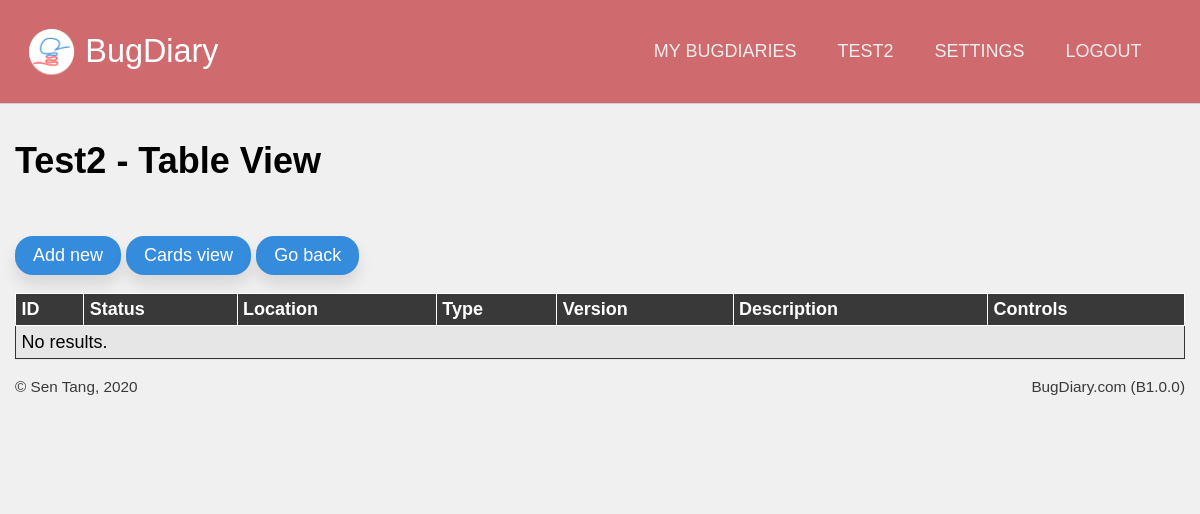
/projects/view_tables/HuvRyV2J2dMRFYpoUJ3huz (signed in), run on an earlier commit of the app's database.
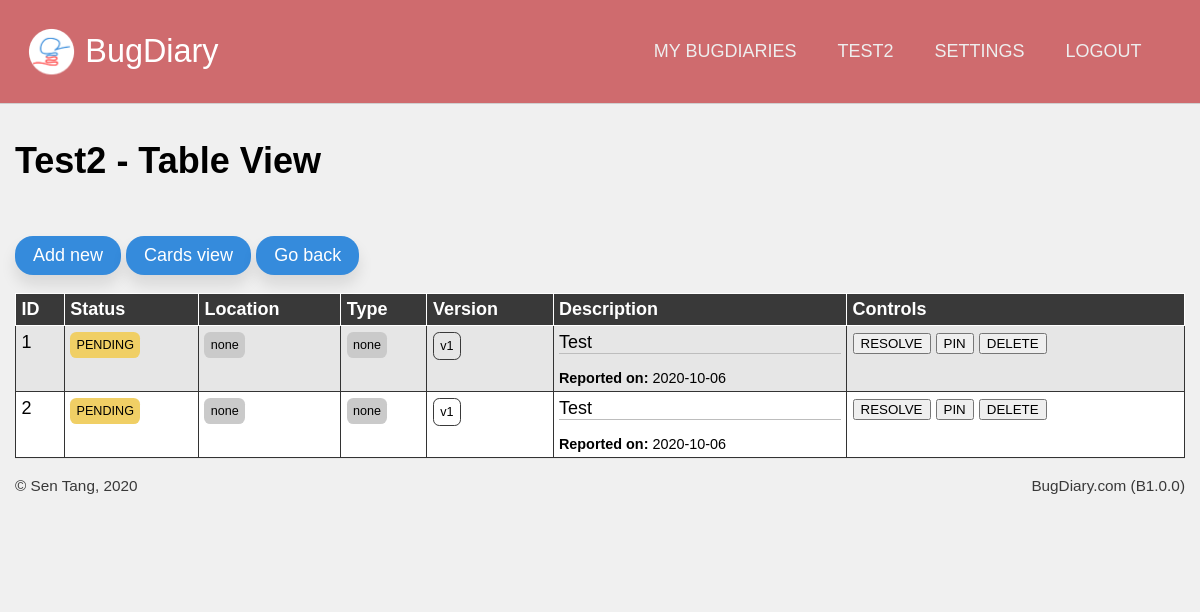
And on a later commit of the database.
### application/models.py (models this page shows, shortened)
class Projects(db.Model):
    id  = db.Column(db.Integer, primary_key = True, nullable = False)
    url = db.Column(db.String(22), index = True, unique = True, nullable = False)
    name = db.Column(db.String(100), nullable = False)
    description = db.Column(db.Text, nullable = False)
    creation_date = db.Column(db.DateTime, index = True, nullable = False)
    expiry_date = db.Column(db.DateTime, index = True, nullable = False)
    status = db.Column(db.String(10), nullable = False)
    access_code = db.Column(db.String(50), nullable = True)
    last_activity = db.Column(db.DateTime(), default = dt.datetime.now())
    memo = db.Column(db.String(500), default = "Post a memo here!")
    owner = db.Column(db.Integer, db.ForeignKey('users.id')) #linked
    bugs = db.relationship('Bugs', backref = 'containing_project', cascade = "all,delete")
    locations = db.relationship('Project_bug_locations', backref = 'locations_in', cascade = "all,delete")
    types = db.relationship('Project_bug_types', backref = 'types_in', cascade = "all,delete")
    settings = db.relationship('Project_settings', backref = 'settings_for', cascade = "all,delete", uselist = False)
    blog_posts = db.relationship('Blog_posts', backref= 'post_target', cascade = "all,delete")

class Bugs(db.Model):
    id = db.Column(db.Integer, primary_key = True)
    ref_id = db.Column(db.Integer)
    details = db.Column(db.Text)
    author = db.Column(db.String(100))
    author_email = db.Column(db.String(100))
    status = db.Column(db.String(20))
    version = db.Column(db.String(20), index = True)
    report_date = db.Column(db.DateTime, index = True, default = dt.datetime.now())
    resolve_date = db.Column(db.DateTime, default = None)
    project = db.Column(db.Integer, db.ForeignKey('projects.id')) #linked
    bug_location = db.Column(db.Integer, db.ForeignKey('project_bug_locations.id')) #linked
    bug_type = db.Column(db.Integer, db.ForeignKey('project_bug_types.id')) #linked
    comments = db.relationship('Bug_comments', backref = "comment_target")

### application/projects/views.py (the view, shortened to what this page needs)
@projects.route('/view_<string:view_type>/<string:project_url>', methods = ['get', 'post'])
@login_required
def view_bugs(view_type, project_url):
    target_project = Projects.query.filter_by(url = project_url).first()
    form = manage_card_form()
    all_bugs = Bugs.query.filter_by(project = target_project.id)
    if not request.args.get('showResolved') and not request.args.get('showDeleted'):
        all_bugs = all_bugs.filter(Bugs.status == "PENDING")
    elif request.args.get('showResolved') and not request.args.get('showDeleted'):
        all_bugs = all_bugs.filter((Bugs.status == "PENDING") | (Bugs.status == "RESOLVED"))
    elif not request.args.get('showResolved') and request.args.get('showDeleted'):
        all_bugs = all_bugs.filter((Bugs.status == "PENDING") | (Bugs.status == "DELETED"))
    if view_type == "tables":
        return render_template('view_tables.html', project = target_project, bug_list = all_bugs if all_bugs.count() != 0 else None, form = form)
    elif view_type == "cards":
        return render_template('view_cards.html', project = target_project, bug_list = all_bugs if all_bugs.count() != 0 else None, form = form)

### application/models.py (called while the page is built)
@login_manager.user_loader
def load_user(user_id):
    return Users.query.get(user_id)

### application/projects/templates/projects/view_tables.html (shortened to what this page needs)
{% extends 'confined.html' %}
{% import 'macros.html' as macros %}
{% import 'macros.html' as macros %}
{% block custom_nav %}
{{ macros.project_nav(project) }}
{% endblock %}
{% block main %}
<h1>{{ project.name }} - Table View</h1>
  <a href="{{ url_for('projects.report', project_url = project.url) }}" class="button-secondary rounded shadowed">Add new</a>
  <a href="{{ url_for('projects.view_bugs', project_url = project.url, view_type = 'cards') }}" class="button-secondary rounded shadowed">Cards view</a>
  <a href="{{ url_for('projects.dashboard', project_url = project.url) }}" class="button-secondary rounded shadowed">Go back</a>
<div>
  <table>
    <thead>
      <th>ID</th>
      <th>Status</th>
      <th>Location</th>
      <th>Type</th>
      <th>Version</th>
      <th>Description</th>
      <th>Controls</th>
    </thead>
    {% if bug_list != None %}
    {% for bug in bug_list %}
      {{ macros.bug_row(bug, True) }}
    {% endfor %}
    {% else %}
    <td colspan="7">
      No results.
    </td>
    {% endif %}
  </table>
</div>
{% endblock %}

### application/templates/confined.html (shortened to what this page needs)
{% extends "base.html" %}
{% block templateMain %}
<main class="confined">
  {% block main %}
  {% endblock %}
</main>
{% endblock %}

### application/templates/macros.html (shortened to what this page needs)
{% macro bug_controls(bug) %}
{% if bug.status != "RESOLVED" %}
<button onclick="fill_card_form('{{bug.id}}', 'resolve')">RESOLVE</button>
{% endif %}
<button onclick="fill_card_form('{{bug.id}}', 'pin')">
    {% if bug.status != "PINNED" %}
    PIN
    {% else %}
    UNPIN
    {% endif %}
</button>
<button onclick="fill_card_form('{{bug.id}}', 'delete')">
    {% if bug.status != "DELETED" %}
    DELETE
    {% else %}
    UNDELETE
    {% endif %}
</button>
{% endmacro %}
{% macro project_nav(project) %}
<a href="{{ url_for('users.dashboard') }}">My BugDiaries</a>
<a href="{{ url_for('projects.dashboard', project_url = project.url) }}">{{project.name}}</a>
<a href="{{ url_for('projects.settings', project_url = project.url) }}">Settings</a>
<a href="{{ url_for('users.logout') }}">Logout</a>
{% endmacro %}
{% macro bug_row(bug, show_controls, color_code = {"PENDING": "bg-yellow", "RESOLVED": "bg-green", "DELETED": 'bg-black', "PINNED": 'bg-red'}) %}
<tr id="row-{{bug.id}}">
    <td>{{bug.ref_id}}</td>
    <td><div class="tag-mini {{ color_code[bug.status] }}">{{ bug.status }}</div></td>
    <td>
        <div class="tag-mini bg-gray">
            <a href="?searchtype=location&searchterm={{bug.bug_location}}">
                {{ bug.bug_location }}
            </a>
        </div>
    </td>
    <td>
        <div class="tag-mini bg-gray">
            <a href="?searchtype=type&searchterm={{bug.bug_type}}">
                {{ bug.bug_type }}
            </a>
        </div>
    </td>
    <td>
        <div class="tag-mini tag-white">
            <a href="?searchtype=version&searchterm={{bug.version}}">
                {{ bug.version }}
            </a>
        </div>
    </td>
    <td>
        <div class="linebreak">
            {{bug.details}}
        </div>
        <div class="author">
             <br>
            <b>Reported on:</b> {{ bug.report_date.strftime('%Y-%m-%d') }}
            <br>
    </td>
    <td>
      {{ bug_controls(bug) }}
    </td>
</tr>
{% endmacro %}

### application/templates/base.html (shortened to what this page needs)
<!DOCTYPE html>
{% set version = "B1.0.0" %}
<html lang="en" dir="ltr">
  <head>
    <link rel="stylesheet" href="{{ url_for('static', filename='css/unilay5.css') }}?v={{version}}">
    <link rel="stylesheet" href="{{ url_for('static', filename='css/custom.css') }}?v={{version}}">
  </head>
  <body>
    <header>
        <div id="logo"><a href="{{ url_for('core.index') }}">
            {% block custom_logo %}BugDiary{% endblock %}
        </a></div>
        <nav id="navigation">
          {% block custom_nav %}{% endblock %}
        </nav>
    </header>
      {% block templateMain %}{% endblock %}
    <footer>
      <div id="copyright">
        &copy; Sen Tang, 2020
      </div>
      <div id="version">
        BugDiary.com ({{ version }})
      </div>
    </footer>
  </body>
</html>

### application/static/css/unilay5.css (style rules this page uses)
body { font-size: 18px; font-family: sans-serif; color: #000; margin: 0; padding: 0; background-color: #f0f0f0; }
header { background-color: #cf6b6e; border-bottom: 1px solid #d0d0d0; padding: 1.5em; display: grid; text-align: center; grid-template-areas: "logo nav"; }
header #logo { padding-left: 1.8em; line-height: 1.5em; grid-area: logo; background-image: url("../images/logo-small.png"); background-repeat: no-repeat; background-size: contain; text-align: left; font-size: 1.8em; }
header #logo a:link, header #logo a:visited { color: #fff; text-decoration: none; }
header nav, header #navigation { grid-area: nav; padding: 0.75em; text-align: right; z-index: 10; }
header nav a, header #navigation a { text-transform: uppercase; display: inline-block; color: #eeeeee; text-decoration: none; padding: 0 1em; font-family: "Trebuchet MS", Helvetica, sans-serif; }
.confined { max-width: 65em; margin-left: auto; margin-right: auto; }
footer { border-top: 1px solid #e6e6e6; padding-top: 1em; padding-bottom: 5em; max-width: 65em; color: #393939; margin: auto; display: grid; grid-template-areas: "copyright version"; grid-gap: 0; }
footer #copyright { grid-area: copyright; text-align: left; font-size: 0.85em; }
footer #version { grid-area: version; text-align: right; font-size: 0.85em; }
main a.button-secondary, main a.button-primary { padding: 0.5em 1em; text-decoration: none; margin: 1em auto; display: inline-block; text-align: center; }
main a.button-secondary { background-color: #358bdc; color: #fff; }
a:link, a:visited { color: #ff3939; }
h1 { color: inherit; font-size: 2em; margin: 1em 0; }
.rounded { border-radius: 1em 1em 1em 1em; -moz-border-radius: 1em 1em 1em 1em; -webkit-border-radius: 1em 1em 1em 1em; }
.shadowed { -webkit-box-shadow: 0px 10px 15px 0px rgba(0, 0, 0, 0.1); -moz-box-shadow: 0px 10px 15px 0px rgba(0, 0, 0, 0.1); box-shadow: 0px 10px 15px 0px rgba(0, 0, 0, 0.1); }
.bg-yellow { background-color: #F0CF65; }
.bg-gray { background-color: #cacaca; }
.button-secondary { background-color: #358bdc; color: #fff; }

### application/static/css/custom.css (style rules this page uses)
table { border-collapse: collapse; table-layout: auto; width: 100%; border: 1px solid #333; }
th { background-color: #393939; color: #fff; text-align: left; padding: 0.3em; border: 1px solid #fff; }
td { padding: 0.3em; text-align: left; border: 1px solid #333; vertical-align: top; }
tr:nth-child(odd) td { background: #e6e6e6; }
tr:nth-child(even) td { background: #fff; }
.tag-mini { font-size: 0.7em; margin-bottom: 0.5em; padding: 0.5em; display: inline-block; border-radius: 0.5em; -moz-border-radius: 0.5em; -webkit-border-radius: 0.5em; -webkit-box-sizing: border-box; -moz-box-sizing: border-box; box-sizing: border-box; display: inline-block; }
.tag-white { border: 1px solid #393939; }
.tag a, .tag-mini a { text-decoration: none; color: inherit !important; }
.author { font-size: 0.8em; border-top: 1px solid #bdbdbd; }

What changed in the data, as far as the page shows it:
added Bugs: ref_id "1", status "PENDING", bug_location "none", bug_type "none", version "v1", details "Test", report_date "2020-10-06", shows "PIN", shows "DELETE"
added Bugs: ref_id "2", status "PENDING", bug_location "none", bug_type "none", version "v1", details "Test", report_date "2020-10-06", shows "PIN", shows "DELETE"
Also different on the page:
text no longer shown: "No results."
